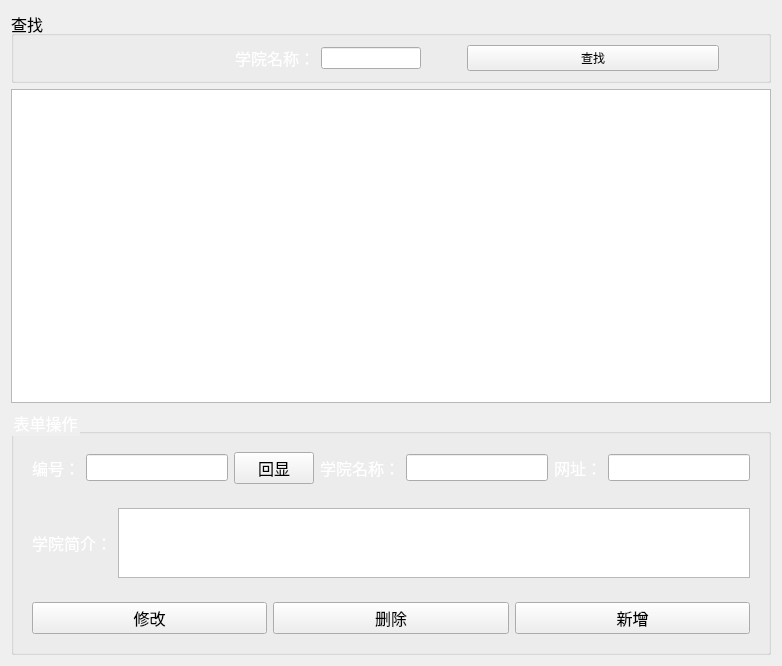
         <widget class="QWidget" name="page_4">
          <layout class="QVBoxLayout" name="verticalLayout_4" stretch="1,8,5">
           <item>
            <widget class="QGroupBox" name="groupBox_2">
             <property name="font">
              <font>
               <pointsize>12</pointsize>
              </font>
             </property>
             <property name="styleSheet">
              <string notr="true">#groupBox {
    color: rgb(255, 255, 255);
}
</string>
             </property>
             <property name="title">
              <string>查找</string>
             </property>
             <layout class="QHBoxLayout" name="horizontalLayout_4">
              <item>
               <spacer name="horizontalSpacer_7">
                <property name="orientation">
                 <enum>Qt::Horizontal</enum>
                </property>
                <property name="sizeType">
                 <enum>QSizePolicy::Minimum</enum>
                </property>
                <property name="sizeHint" stdset="0">
                 <size>
                  <width>40</width>
                  <height>20</height>
                 </size>
                </property>
               </spacer>
              </item>
              <item>
               <widget class="QLabel" name="label_7">
                <property name="font">
                 <font>
                  <pointsize>12</pointsize>
                 </font>
                </property>
                <property name="styleSheet">
                 <string notr="true">color: rgb(255, 255, 255);</string>
                </property>
                <property name="text">
                 <string>学院名称：</string>
                </property>
                <property name="alignment">
                 <set>Qt::AlignRight|Qt::AlignTrailing|Qt::AlignVCenter</set>
                </property>
               </widget>
              </item>
              <item>
               <widget class="QLineEdit" name="lineEdit_2">
                <property name="maximumSize">
                 <size>
                  <width>100</width>
                  <height>16777215</height>
                 </size>
                </property>
               </widget>
              </item>
              <item>
               <spacer name="horizontalSpacer_8">
                <property name="orientation">
                 <enum>Qt::Horizontal</enum>
                </property>
                <property name="sizeType">
                 <enum>QSizePolicy::Minimum</enum>
                </property>
                <property name="sizeHint" stdset="0">
                 <size>
                  <width>40</width>
                  <height>20</height>
                 </size>
                </property>
               </spacer>
              </item>
              <item>
               <widget class="QPushButton" name="pushButton_11">
                <property name="font">
                 <font>
                  <pointsize>9</pointsize>
                 </font>
                </property>
                <property name="styleSheet">
                 <string notr="true">
#pushButton_9:hover{
	color: rgb(87, 255, 61);
	padding-bottom:5px;
}</string>
                </property>
                <property name="text">
                 <string>查找</string>
                </property>
                <property name="icon">
                 <iconset resource="../resourses/resources.qrc">
                  <normaloff>:/icons/icons/search.png</normaloff>:/icons/icons/search.png</iconset>
                </property>
               </widget>
              </item>
              <item>
               <spacer name="horizontalSpacer_11">
                <property name="orientation">
                 <enum>Qt::Horizontal</enum>
                </property>
                <property name="sizeType">
                 <enum>QSizePolicy::Minimum</enum>
                </property>
                <property name="sizeHint" stdset="0">
                 <size>
                  <width>40</width>
                  <height>20</height>
                 </size>
                </property>
               </spacer>
              </item>
             </layout>
            </widget>
           </item>
           <item>
            <widget class="QTableWidget" name="tableWidget_2"/>
           </item>
           <item>
            <widget class="QGroupBox" name="groupBox_3">
             <property name="styleSheet">
              <string notr="true">color: rgb(255, 255, 255);
font: 12pt </string>
             </property>
             <property name="title">
              <string>表单操作</string>
             </property>
             <layout class="QVBoxLayout" name="verticalLayout_5" stretch="1,4,1">
              <item>
               <widget class="QWidget" name="widget_4" native="true">
                <layout class="QHBoxLayout" name="horizontalLayout_5">
                 <item>
                  <widget class="QLabel" name="label_8">
                   <property name="text">
                    <string>编号：</string>
                   </property>
                  </widget>
                 </item>
                 <item>
                  <widget class="QLineEdit" name="lineEdit_3">
                   <property name="styleSheet">
                    <string notr="true">color: rgb(0, 0, 0);</string>
                   </property>
                  </widget>
                 </item>
                 <item>
                  <widget class="QPushButton" name="pushButton_15">
                   <property name="styleSheet">
                    <string notr="true">font: 12pt;
color: rgb(0, 0, 0);</string>
                   </property>
                   <property name="text">
                    <string>回显</string>
                   </property>
                  </widget>
                 </item>
                 <item>
                  <widget class="QLabel" name="label_9">
                   <property name="text">
                    <string>学院名称：</string>
                   </property>
                  </widget>
                 </item>
                 <item>
                  <widget class="QLineEdit" name="lineEdit_4">
                   <property name="styleSheet">
                    <string notr="true">color: rgb(0, 0, 0);</string>
                   </property>
                  </widget>
                 </item>
                 <item>
                  <widget class="QLabel" name="label_10">
                   <property name="text">
                    <string>网址：</string>
                   </property>
                  </widget>
                 </item>
                 <item>
                  <widget class="QLineEdit" name="lineEdit_5">
                   <property name="styleSheet">
                    <string notr="true">color: rgb(0, 0, 0);</string>
                   </property>
                  </widget>
                 </item>
                </layout>
               </widget>
              </item>
              <item>
               <widget class="QWidget" name="widget_6" native="true">
                <layout class="QHBoxLayout" name="horizontalLayout_6">
                 <item>
                  <widget class="QLabel" name="label_11">
                   <property name="text">
                    <string>学院简介：</string>
                   </property>
                  </widget>
                 </item>
                 <item>
                  <widget class="QTextEdit" name="textEdit">
                   <property name="styleSheet">
                    <string notr="true">color: rgb(0, 0, 0);</string>
                   </property>
                  </widget>
                 </item>
                </layout>
               </widget>
              </item>
              <item>
               <widget class="QWidget" name="widget_5" native="true">
                <layout class="QHBoxLayout" name="horizontalLayout_7">
                 <item>
                  <widget class="QPushButton" name="pushButton_12">
                   <property name="styleSheet">
                    <string notr="true">color: rgb(0, 0, 0);</string>
                   </property>
                   <property name="text">
                    <string>修改</string>
                   </property>
                  </widget>
                 </item>
                 <item>
                  <widget class="QPushButton" name="pushButton_13">
                   <property name="styleSheet">
                    <string notr="true">color: rgb(0, 0, 0);</string>
                   </property>
                   <property name="text">
                    <string>删除</string>
                   </property>
                  </widget>
                 </item>
                 <item>
                  <widget class="QPushButton" name="pushButton_14">
                   <property name="styleSheet">
                    <string notr="true">color: rgb(0, 0, 0);</string>
                   </property>
                   <property name="text">
                    <string>新增</string>
                   </property>
                  </widget>
                 </item>
                </layout>
               </widget>
              </item>
             </layout>
            </widget>
           </item>
          </layout>
         </widget>
